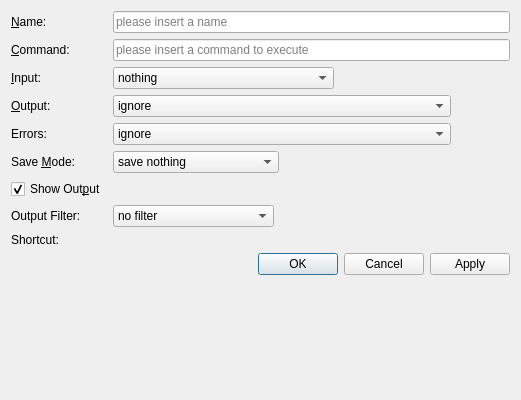
<?xml version="1.0" encoding="UTF-8"?>
<ui version="4.0">
 <class>EditExternalScriptBase</class>
 <widget class="QWidget" name="EditExternalScriptBase">
  <property name="geometry">
   <rect>
    <x>0</x>
    <y>0</y>
    <width>521</width>
    <height>400</height>
   </rect>
  </property>
  <property name="minimumSize">
   <size>
    <width>500</width>
    <height>0</height>
   </size>
  </property>
  <layout class="QFormLayout" name="formLayout">
   <property name="fieldGrowthPolicy">
    <enum>QFormLayout::ExpandingFieldsGrow</enum>
   </property>
   <item row="0" column="0">
    <widget class="QLabel" name="nameLabel">
     <property name="text">
      <string>&amp;Name:</string>
     </property>
     <property name="buddy">
      <cstring>nameEdit</cstring>
     </property>
    </widget>
   </item>
   <item row="0" column="1">
    <widget class="QLineEdit" name="nameEdit">
     <property name="toolTip">
      <string>&lt;p&gt;The name will also be used as the identifier during code completion.&lt;/p&gt;
&lt;p&gt;&lt;b&gt;Note:&lt;/b&gt; No spaces allowed.&lt;/p&gt;</string>
     </property>
     <property name="placeholderText">
      <string>please insert a name</string>
     </property>
    </widget>
   </item>
   <item row="1" column="0">
    <widget class="QLabel" name="commandLabel">
     <property name="toolTip">
      <string/>
     </property>
     <property name="text">
      <string>&amp;Command:</string>
     </property>
     <property name="buddy">
      <cstring>commandEdit</cstring>
     </property>
    </widget>
   </item>
   <item row="1" column="1">
    <widget class="QLineEdit" name="commandEdit">
     <property name="placeholderText">
      <string>please insert a command to execute</string>
     </property>
    </widget>
   </item>
   <item row="2" column="0">
    <widget class="QLabel" name="stdinLabel">
     <property name="toolTip">
      <string/>
     </property>
     <property name="text">
      <string>&amp;Input:</string>
     </property>
     <property name="buddy">
      <cstring>stdinCombo</cstring>
     </property>
    </widget>
   </item>
   <item row="2" column="1">
    <widget class="QComboBox" name="stdinCombo">
     <item>
      <property name="text">
       <string>nothing</string>
      </property>
     </item>
     <item>
      <property name="text">
       <string>selection in current file or nothing</string>
      </property>
     </item>
     <item>
      <property name="text">
       <string>selection in current file or whole file</string>
      </property>
     </item>
     <item>
      <property name="text">
       <string>contents of current file</string>
      </property>
     </item>
    </widget>
   </item>
   <item row="3" column="0">
    <widget class="QLabel" name="stdoutLabel">
     <property name="toolTip">
      <string/>
     </property>
     <property name="text">
      <string>&amp;Output:</string>
     </property>
     <property name="buddy">
      <cstring>stdoutCombo</cstring>
     </property>
    </widget>
   </item>
   <item row="3" column="1">
    <widget class="QComboBox" name="stdoutCombo">
     <item>
      <property name="text">
       <string>ignore</string>
      </property>
     </item>
     <item>
      <property name="text">
       <string>insert at cursor position of current file</string>
      </property>
     </item>
     <item>
      <property name="text">
       <string>replace selection of current file or insert at cursor position</string>
      </property>
     </item>
     <item>
      <property name="text">
       <string>replace selection of current file or whole file</string>
      </property>
     </item>
     <item>
      <property name="text">
       <string>replace contents of current file</string>
      </property>
     </item>
     <item>
      <property name="text">
       <string>create new file</string>
      </property>
     </item>
    </widget>
   </item>
   <item row="5" column="0">
    <widget class="QLabel" name="stderrLabel">
     <property name="text">
      <string>Errors:</string>
     </property>
     <property name="buddy">
      <cstring>stderrCombo</cstring>
     </property>
    </widget>
   </item>
   <item row="5" column="1">
    <widget class="QComboBox" name="stderrCombo">
     <item>
      <property name="text">
       <string>ignore</string>
      </property>
     </item>
     <item>
      <property name="text">
       <string>merge with normal output</string>
      </property>
     </item>
     <item>
      <property name="text">
       <string>insert at cursor position of current file</string>
      </property>
     </item>
     <item>
      <property name="text">
       <string>replace selection of current file or insert at cursor position</string>
      </property>
     </item>
     <item>
      <property name="text">
       <string>replace selection of current file or whole file</string>
      </property>
     </item>
     <item>
      <property name="text">
       <string>replace contents of current file</string>
      </property>
     </item>
     <item>
      <property name="text">
       <string>create new file</string>
      </property>
     </item>
    </widget>
   </item>
   <item row="6" column="0">
    <widget class="QLabel" name="saveLabel">
     <property name="text">
      <string>Save &amp;Mode:</string>
     </property>
     <property name="buddy">
      <cstring>saveCombo</cstring>
     </property>
    </widget>
   </item>
   <item row="6" column="1">
    <widget class="QComboBox" name="saveCombo">
     <item>
      <property name="text">
       <string>save nothing</string>
      </property>
     </item>
     <item>
      <property name="text">
       <string>save active document</string>
      </property>
     </item>
     <item>
      <property name="text">
       <string>save all open documents</string>
      </property>
     </item>
    </widget>
   </item>
   <item row="11" column="0">
    <widget class="QLabel" name="shortcutLabel">
     <property name="toolTip">
      <string>&lt;p&gt;Defines shortcuts you can use to execute this script.&lt;/p&gt;</string>
     </property>
     <property name="text">
      <string>Shortcut:</string>
     </property>
    </widget>
   </item>
   <item row="11" column="1">
    <widget class="KShortcutWidget" name="shortcutWidget"/>
   </item>
   <item row="9" column="1">
    <widget class="QComboBox" name="outputFilterCombo">
     <item>
      <property name="text">
       <string>no filter</string>
      </property>
     </item>
     <item>
      <property name="text">
       <string>compiler filter</string>
      </property>
     </item>
     <item>
      <property name="text">
       <string>script error filter</string>
      </property>
     </item>
     <item>
      <property name="text">
       <string>static analysis error filter</string>
      </property>
     </item>
    </widget>
   </item>
   <item row="9" column="0">
    <widget class="QLabel" name="outputFilterLabel">
     <property name="text">
      <string>Output Filter:</string>
     </property>
    </widget>
   </item>
   <item row="8" column="0">
    <widget class="QCheckBox" name="showOutputBox">
     <property name="text">
      <string>Show Out&amp;put</string>
     </property>
     <property name="checked">
      <bool>true</bool>
     </property>
    </widget>
   </item>
   <item row="12" column="1">
    <widget class="QDialogButtonBox" name="buttonBox">
     <property name="standardButtons">
      <set>QDialogButtonBox::Apply|QDialogButtonBox::Cancel|QDialogButtonBox::Ok</set>
     </property>
    </widget>
   </item>
  </layout>
 </widget>
 <customwidgets>
  <customwidget>
   <class>KShortcutWidget</class>
   <extends>QWidget</extends>
   <header>kshortcutwidget.h</header>
  </customwidget>
 </customwidgets>
 <tabstops>
  <tabstop>nameEdit</tabstop>
  <tabstop>commandEdit</tabstop>
  <tabstop>stdinCombo</tabstop>
  <tabstop>stdoutCombo</tabstop>
  <tabstop>saveCombo</tabstop>
 </tabstops>
 <resources/>
 <connections/>
</ui>
